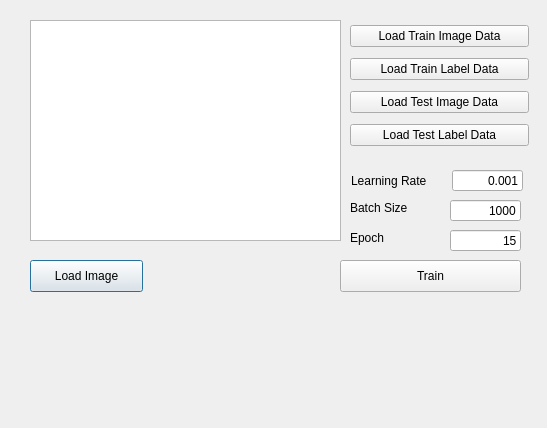
<?xml version="1.0" encoding="UTF-8"?>
<ui version="4.0">
 <class>Dialog</class>
 <widget class="QDialog" name="Dialog">
  <property name="geometry">
   <rect>
    <x>0</x>
    <y>0</y>
    <width>547</width>
    <height>428</height>
   </rect>
  </property>
  <property name="windowTitle">
   <string>Dialog</string>
  </property>
  <widget class="QGraphicsView" name="graphicsView_LoadImage">
   <property name="geometry">
    <rect>
     <x>30</x>
     <y>20</y>
     <width>311</width>
     <height>221</height>
    </rect>
   </property>
  </widget>
  <widget class="QPushButton" name="pushButton_LoadImage">
   <property name="geometry">
    <rect>
     <x>30</x>
     <y>260</y>
     <width>113</width>
     <height>32</height>
    </rect>
   </property>
   <property name="text">
    <string>Load Image</string>
   </property>
  </widget>
  <widget class="QLineEdit" name="lineEdit_LearningRate">
   <property name="geometry">
    <rect>
     <x>452</x>
     <y>170</y>
     <width>71</width>
     <height>21</height>
    </rect>
   </property>
   <property name="text">
    <string>0.001</string>
   </property>
   <property name="alignment">
    <set>Qt::AlignRight|Qt::AlignTrailing|Qt::AlignVCenter</set>
   </property>
  </widget>
  <widget class="QLabel" name="label">
   <property name="geometry">
    <rect>
     <x>351</x>
     <y>173</y>
     <width>91</width>
     <height>16</height>
    </rect>
   </property>
   <property name="text">
    <string>Learning Rate</string>
   </property>
  </widget>
  <widget class="QLineEdit" name="lineEdit_BatchSize">
   <property name="geometry">
    <rect>
     <x>450</x>
     <y>200</y>
     <width>71</width>
     <height>21</height>
    </rect>
   </property>
   <property name="text">
    <string>1000</string>
   </property>
   <property name="alignment">
    <set>Qt::AlignRight|Qt::AlignTrailing|Qt::AlignVCenter</set>
   </property>
  </widget>
  <widget class="QLineEdit" name="lineEdit_Epoch">
   <property name="geometry">
    <rect>
     <x>450</x>
     <y>230</y>
     <width>71</width>
     <height>21</height>
    </rect>
   </property>
   <property name="text">
    <string>15</string>
   </property>
   <property name="alignment">
    <set>Qt::AlignRight|Qt::AlignTrailing|Qt::AlignVCenter</set>
   </property>
  </widget>
  <widget class="QLabel" name="label_2">
   <property name="geometry">
    <rect>
     <x>350</x>
     <y>200</y>
     <width>91</width>
     <height>16</height>
    </rect>
   </property>
   <property name="text">
    <string>Batch Size</string>
   </property>
  </widget>
  <widget class="QLabel" name="label_3">
   <property name="geometry">
    <rect>
     <x>350</x>
     <y>230</y>
     <width>91</width>
     <height>16</height>
    </rect>
   </property>
   <property name="text">
    <string>Epoch</string>
   </property>
  </widget>
  <widget class="QPushButton" name="pushButton_Train">
   <property name="geometry">
    <rect>
     <x>340</x>
     <y>260</y>
     <width>181</width>
     <height>32</height>
    </rect>
   </property>
   <property name="text">
    <string>Train</string>
   </property>
  </widget>
  <widget class="QWidget" name="">
   <property name="geometry">
    <rect>
     <x>350</x>
     <y>20</y>
     <width>179</width>
     <height>134</height>
    </rect>
   </property>
   <layout class="QVBoxLayout" name="verticalLayout">
    <item>
     <widget class="QPushButton" name="pushButton_LoadTrainImageData">
      <property name="text">
       <string>Load Train Image Data</string>
      </property>
     </widget>
    </item>
    <item>
     <widget class="QPushButton" name="pushButton_LoadTrainLabelData">
      <property name="text">
       <string>Load Train Label Data</string>
      </property>
     </widget>
    </item>
    <item>
     <widget class="QPushButton" name="pushButton_LoadTestImageData">
      <property name="text">
       <string>Load Test Image Data</string>
      </property>
     </widget>
    </item>
    <item>
     <widget class="QPushButton" name="pushButton_LoadTestLabelData">
      <property name="text">
       <string>Load Test Label Data</string>
      </property>
     </widget>
    </item>
   </layout>
  </widget>
 </widget>
 <resources/>
 <connections/>
</ui>
